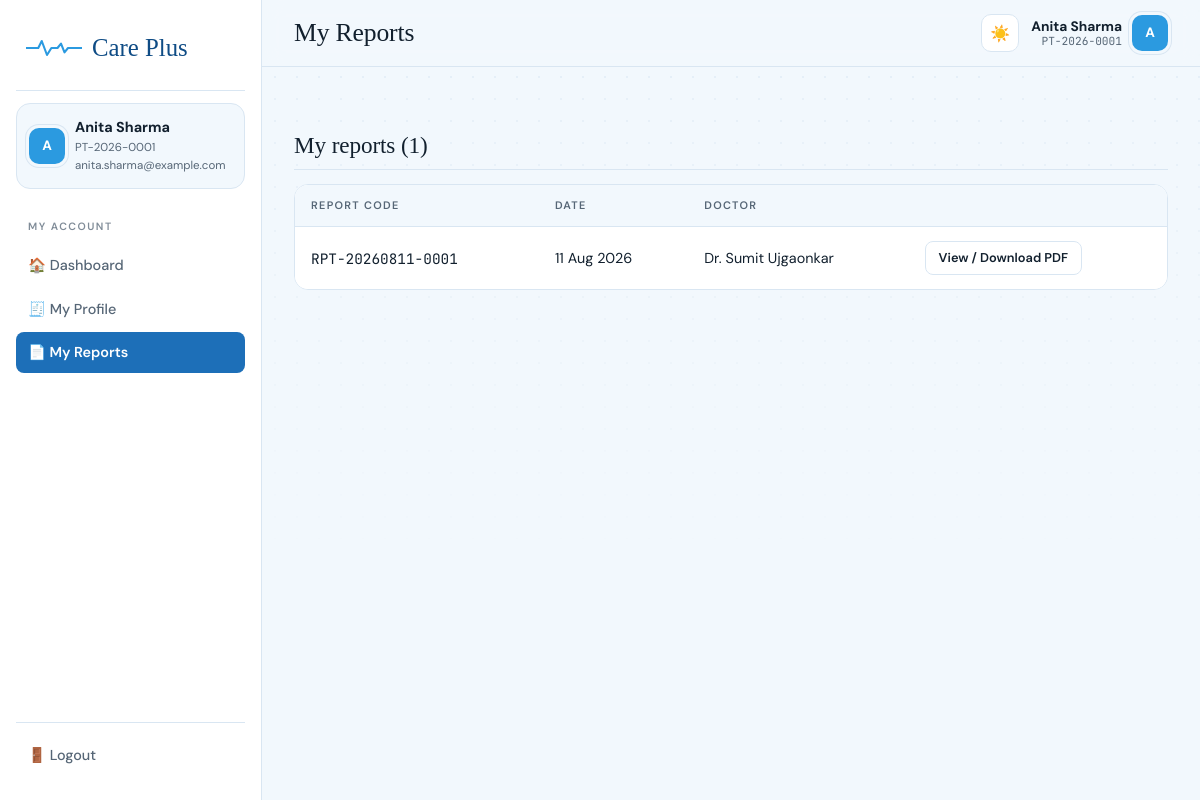
Page /user/reports.php (signed in) on the committed database.
### tables this page shows
CREATE TABLE patients (
    patient_id     INT AUTO_INCREMENT PRIMARY KEY,
    user_id        INT NULL,                        
    patient_code   VARCHAR(20) NOT NULL UNIQUE,      
    full_name      VARCHAR(100) NOT NULL,
    date_of_birth  DATE,
    gender         ENUM('Male','Female','Other') NOT NULL,
    phone          VARCHAR(20),
    email          VARCHAR(120),
    address        VARCHAR(255),
    blood_group    VARCHAR(5),
    registered_by  INT NULL,                         
    created_at     TIMESTAMP DEFAULT CURRENT_TIMESTAMP,
    FOREIGN KEY (user_id) REFERENCES users(user_id) ON DELETE SET NULL,
    FOREIGN KEY (registered_by) REFERENCES admins(admin_id) ON DELETE SET NULL
);

CREATE TABLE users (
    user_id       INT AUTO_INCREMENT PRIMARY KEY,
    full_name     VARCHAR(100) NOT NULL,
    username      VARCHAR(50)  NOT NULL UNIQUE,
    email         VARCHAR(120) NOT NULL UNIQUE,
    phone         VARCHAR(20),
    password_hash VARCHAR(255) NOT NULL,
    status        ENUM('active','disabled') NOT NULL DEFAULT 'active',
    created_at    TIMESTAMP DEFAULT CURRENT_TIMESTAMP
);

CREATE TABLE health_reports (
    report_id        INT AUTO_INCREMENT PRIMARY KEY,
    report_code       VARCHAR(30) NOT NULL UNIQUE,   
    patient_id        INT NOT NULL,
    doctor_id         INT NULL,
    created_by_admin  INT NULL,
    report_date       DATE NOT NULL,
    doctor_notes       TEXT,
    recommendations    TEXT,
    follow_up          TEXT,
    status             ENUM('draft','final') NOT NULL DEFAULT 'final',
    created_at          TIMESTAMP DEFAULT CURRENT_TIMESTAMP,
    FOREIGN KEY (patient_id) REFERENCES patients(patient_id) ON DELETE CASCADE,
    FOREIGN KEY (doctor_id) REFERENCES doctors(doctor_id) ON DELETE SET NULL,
    FOREIGN KEY (created_by_admin) REFERENCES admins(admin_id) ON DELETE SET NULL
);

CREATE TABLE doctors (
    doctor_id       INT AUTO_INCREMENT PRIMARY KEY,
    full_name       VARCHAR(100) NOT NULL,
    registration_no VARCHAR(50),
    qualification   VARCHAR(150),
    specialization  VARCHAR(150),
    clinic_name     VARCHAR(150),
    phone           VARCHAR(20),
    address         VARCHAR(255),
    description     TEXT,                  
    created_at      TIMESTAMP DEFAULT CURRENT_TIMESTAMP
);

### includes/functions.php (called while the page is built, shortened)
<?php
function e($value) {
    return htmlspecialchars($value ?? '', ENT_QUOTES, 'UTF-8');
}

### user/reports.php (the view, shortened to what this page needs)
<?php
require_once __DIR__ . '/../config/config.php';
$pageTitle = 'My Reports';
$stmt = $pdo->prepare("SELECT * FROM patients WHERE user_id = ?");
$stmt->execute([$_SESSION['user_id']]);
$patient = $stmt->fetch();
$reports = [];
if ($patient) {
    $r = $pdo->prepare(
        "SELECT hr.*, d.full_name AS doctor_name FROM health_reports hr
         LEFT JOIN doctors d ON d.doctor_id = hr.doctor_id
         WHERE hr.patient_id = ? ORDER BY hr.report_date DESC"
    );
    $r->execute([$patient['patient_id']]);
    $reports = $r->fetchAll();
}
require __DIR__ . '/../includes/header_user.php';
?>
<div class="section-title"><h3>My reports (<?= count($reports) ?>)</h3></div>
<div class="table-wrap">
<table class="data-table">
  <thead><tr><th>Report Code</th><th>Date</th><th>Doctor</th><th></th></tr></thead>
  <tbody>
  <?php foreach ($reports as $r): ?>
    <tr>
      <td class="mono"><?= e($r['report_code']) ?></td>
      <td><?= e(date('d M Y', strtotime($r['report_date']))) ?></td>
      <td><?= e($r['doctor_name'] ?? '—') ?></td>
      <td><a href="view_report.php?id=<?= (int)$r['report_id'] ?>" class="btn btn-outline btn-sm">View / Download PDF</a></td>
    </tr>
  <?php endforeach; ?>
  </tbody>
</table>
</div>
<?php require __DIR__ . '/../includes/footer.php'; ?>

### includes/header_user.php (shortened to what this page needs)
<?php
$currentFile = basename($_SERVER['PHP_SELF']);
$hu = ['full_name' => $_SESSION['user_name'] ?? 'Patient', 'username' => '', 'email' => '', 'patient_code' => ''];
if (!empty($_SESSION['user_id']) && isset($pdo)) {
    $q = $pdo->prepare("SELECT u.full_name, u.username, u.email, p.patient_code
                        FROM users u LEFT JOIN patients p ON p.user_id = u.user_id
                        WHERE u.user_id = ?");
    $q->execute([$_SESSION['user_id']]);
    if ($row = $q->fetch()) $hu = array_merge($hu, array_filter($row, fn($v) => $v !== null));
}
?>
<!DOCTYPE html>
<html lang="en">
<head>
<link rel="stylesheet" href="<?= BASE_URL ?>/assets/css/style.css">
</head>
<body>
<div class="ambient-bg"><span></span><span></span><span></span></div>
<div class="app-shell">
  <aside class="sidebar">
    <div class="brand">
      <svg class="pulse-mini" viewBox="0 0 64 22" xmlns="http://www.w3.org/2000/svg">
        <path d="M0 11 H14 L18 3 L24 19 L29 11 H36 L40 6 L44 16 L48 11 H64" />
      </svg>
      <strong>Care Plus</strong>
    </div>
    <a href="profile.php" class="side-user">
      <div class="avatar avatar-ring"><?= e(strtoupper(substr($hu['full_name'], 0, 1))) ?></div>
      <div class="side-user-text">
        <strong><?= e($hu['full_name']) ?></strong>
        <small><?= e($hu['patient_code'] ?: ('@' . $hu['username'])) ?></small>
        <small><?= e($hu['email']) ?></small>
      </div>
    </a>
    <div class="section-label">My Account</div>
    <nav>
      <a href="dashboard.php" class="<?= $currentFile === 'dashboard.php' ? 'active' : '' ?>">🏠 Dashboard</a>
      <a href="profile.php" class="<?= $currentFile === 'profile.php' ? 'active' : '' ?>">🧾 My Profile</a>
      <a href="reports.php" class="<?= in_array($currentFile, ['reports.php','view_report.php']) ? 'active' : '' ?>">📄 My Reports</a>
    </nav>
    <nav class="logout-link">
      <a href="<?= BASE_URL ?>/auth/logout.php?role=user" data-confirm="Log out of your account?">🚪 Logout</a>
    </nav>
  </aside>
  <div>
    <header class="topbar">
      <div class="left-group">
        <h2><?= e($pageTitle ?? 'Dashboard') ?></h2>
      </div>
      <div class="topbar-actions">
        <button class="theme-toggle" id="themeToggle" type="button" aria-label="Switch light/dark theme" title="Switch theme"><span class="ti-sun">☀️</span><span class="ti-moon">🌙</span></button>
        <a href="profile.php" class="user-chip">
                <span class="chip-text"><strong><?= e($hu['full_name']) ?></strong><small><?= e($hu['patient_code'] ?: ('@' . $hu['username'])) ?></small></span>
                <div class="avatar avatar-ring"><?= e(strtoupper(substr($hu['full_name'], 0, 1))) ?></div>
              </a>
      </div>
    </header>
    <main class="content fade-in">

### rows in the picture
patients: user.full_name "A", user.full_name "Anita Sharma", patient_code "PT-2026-0001", user.email "anita.sharma@example.com"
health_reports: report_code "RPT-20260811-0001", report_date "11 Aug 2026", doctor.full_name "Dr. Sumit Ujgaonkar"

### other values in the picture
$pageTitle "My Reports"
count($reports) "1"
